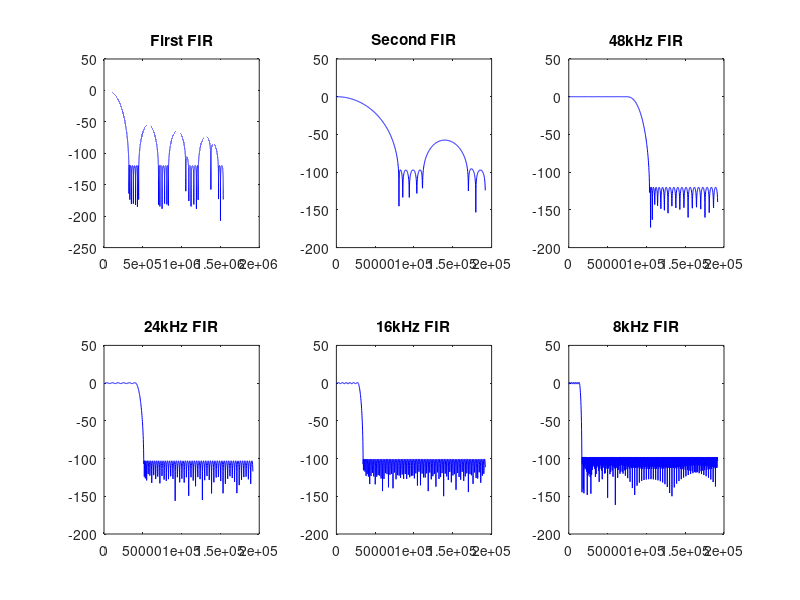

This chart was generated by the following MATLAB code:
pkg load signal

clear all

#first stage
fs = 3072;
bw = fs/2;
b = 64; 
nulls = (fs)/8;
f = [0 b/bw (nulls*1-b)/bw, (nulls*1+b)/bw  (nulls*2-b)/bw, (nulls*2+b)/bw  (nulls*3-b)/bw, (nulls*3+b)/bw  (nulls*4-b)/bw, 1.0 ];
a = [1 1 0 0 0 0 0 0 0 0 ];
first_h = remez(8*6 - 1 , f, a, [0.00002, 1, 1, 1, 1]);
[h1, w1] = freqz(first_h, 1, 2^16, 3072000);
subplot(2, 3, 1);
plot(w1,20*log10(abs(h1)),'b');
title('First FIR')

#second stage - divide by 4
fs = 384;
bw = fs/2;
b = 16;
nulls = (fs)/4;
f = [0 b/bw (nulls*1-b)/bw, (nulls*1+b)/bw  (nulls*2-b)/bw,  1.0 ];
a = [1 1 0 0 0 0 ];
second_h = remez(15 , f, a, [0.00006731, 1, 1]);#this weight is tuned for sum of 1.0000
[h1, w1] = freqz(second_h, 1, 1024, 384000);
subplot(2, 3, 2);
plot(w1,20*log10(abs(h1)),'b');
title('Second FIR')

#TODO
#take magnitude response between 0 and 96000/(2*n) for above firs and multiply them then compensate 
#for them in the final stage fir for each n in 1..8

#48KHz output
third_48_h = remez(32*2*1-1, [0, 19/48 26/48 1], [1, 1, 0, 0], [.0002, 1]);
[h1, w1] = freqz(third_48_h, 1, 1024, 384000);
subplot(2, 3, 3);
plot(w1,20*log10(abs(h1)),'b');
title('48kHz FIR')

#24KHz output 
third_24_h = remez(32*2*2-1, [0, 10.4/48 12.8/48 1], [1, 1, 0, 0], [.0001, 1]);
[h1, w1] = freqz(third_24_h, 1, 1024, 384000);
subplot(2, 3, 4);
plot(w1,20*log10(abs(h1)),'b');
title('24kHz FIR')

#16KHz output
third_16_h = remez(32*2*3-1, [0, 7.1/48 8.6/48 1], [1, 1, 0, 0], [.0001, 1]);
[h1, w1] = freqz(third_16_h, 1, 1024, 384000);
subplot(2, 3, 5);
plot(w1,20*log10(abs(h1)),'b');
title('16kHz FIR')

#12KHz output
third_12_h = remez(32*2*4-1, [0, 5/48 6.1/48 1], [1, 1, 0, 0], [.0001, 1]);
[h1, w1] = freqz(third_12_h, 1, 1024, 384000);
subplot(2, 3, 6);
plot(w1,20*log10(abs(h1)),'b');
title('12kHz FIR')

#8KHz output
third_8_h = remez(32*2*6-1, [0, 3.5/48 4.2/48 1], [1, 1, 0, 0], [.0001, 1]);
[h1, w1] = freqz(third_8_h, 1, 1024, 384000);
subplot(2, 3, 6);
plot(w1,20*log10(abs(h1)),'b');
title('8kHz FIR')

dlmwrite("first_h.txt", first_h);
dlmwrite("second_h.txt", second_h);
dlmwrite("third_48_h.txt", third_48_h);
dlmwrite("third_24_h.txt", third_24_h);
dlmwrite("third_16_h.txt", third_16_h);
dlmwrite("third_12_h.txt", third_12_h);
dlmwrite("third_8_h.txt", third_8_h);
